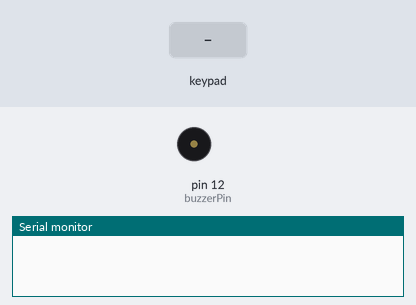
The sketch below on a simulated Arduino Uno, built with avr-gcc and run on an emulated ATmega328P. Shown: buzzer (waves = sounding), the last lines printed to the serial monitor. Inputs (shaded band) come from the test bench.

Above: at 1.2 s.
1.3 s: key 'D' pressed
At 1.6 s:
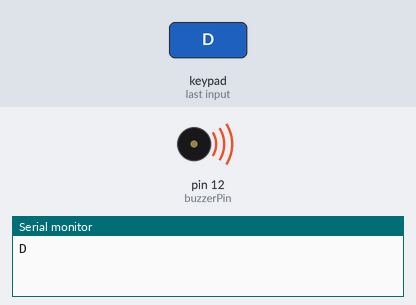
Timing chart, 0 to 11.9 s (numbered marks = the images above; inputs shaded):
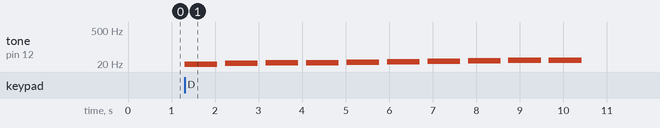

Measured:
- after the input at 1.3 s, tone on pin 12 (buzzerPin): plays 20 Hz for 0.75 s, 21 Hz for 0.75 s, 22 Hz for 0.75 s, 23 Hz for 0.75 s, 24 Hz for 0.75 s, 25 Hz for 0.75 s … (10 notes in this stretch), starting at once

The sketch:

Matrix_code_for_side_channel.ino
```cpp
// Include the Keypad library
#include <Keypad.h>

// Declare the PWM pin for the buzzer
const int buzzerPin = 12;

// Constants for row and column sizes
const byte ROWS = 4;
const byte COLS = 4;

// Array to represent keys on keypad
char hexaKeys[ROWS][COLS] =
{
  {'1', '2', '3', 'A'},
  {'4', '5', '6', 'B'},
  {'7', '8', '9', 'C'},
  {'*', '0', '#', 'D'}
};

// Connections to Arduino
byte rowPins[ROWS] = {9, 8, 7, 6};
byte colPins[COLS] = {5, 4, 3, 2};

// Create keypad object
Keypad customKeypad = Keypad(makeKeymap(hexaKeys), rowPins, colPins, ROWS, COLS);

// Setup function for the Arduino
void setup()
{
  // Setup serial monitor
  Serial.begin(9600);
}

// Main loop function
void loop()
{
  // Get key value if pressed
  char customKey = customKeypad.getKey();

  // If a key is pressed
  if (customKey) {

    // Print key value to serial monitor
    Serial.println(customKey);

    // Make a sound corresponding to the key
    makeButtonSound(customKey);
  }
}

// Function to make a sound corresponding to the button pressed
void makeButtonSound(char button)
{
  // Each button corresponds to a different frequency
  if (button == '1') { return makeSound(1000); }
  if (button == '2') { return makeSound(500); }
  if (button == '3') { return makeSound(600); }
  if (button == '4') { return makeSound(900); }
  if (button == '5') { return makeSound(1100); }
  if (button == '6') { return makeSound(700); }
  if (button == '7') { return makeSound(800); }
  if (button == '8') { return makeSound(1200); }
  if (button == '9') { return makeSound(1400); }
  if (button == '0') { return makeSound(1300); }
  if (button == 'C') { return makeSound(29); }
  if (button == 'D') {
    // For button 'D', make a sequence of sounds
    for (int i=20; i<30; i++){
      makeSound(i);
      delay(80);
    }
  }
}

// Function to make a sound at a given frequency
void makeSound(int indexOfBeep)
{
  // Start the tone
  tone(buzzerPin, indexOfBeep);
  // Wait for a while
  delay(750);
  // Stop the tone
  noTone(buzzerPin);
  // Wait for a while
  delay(100);
}
```
